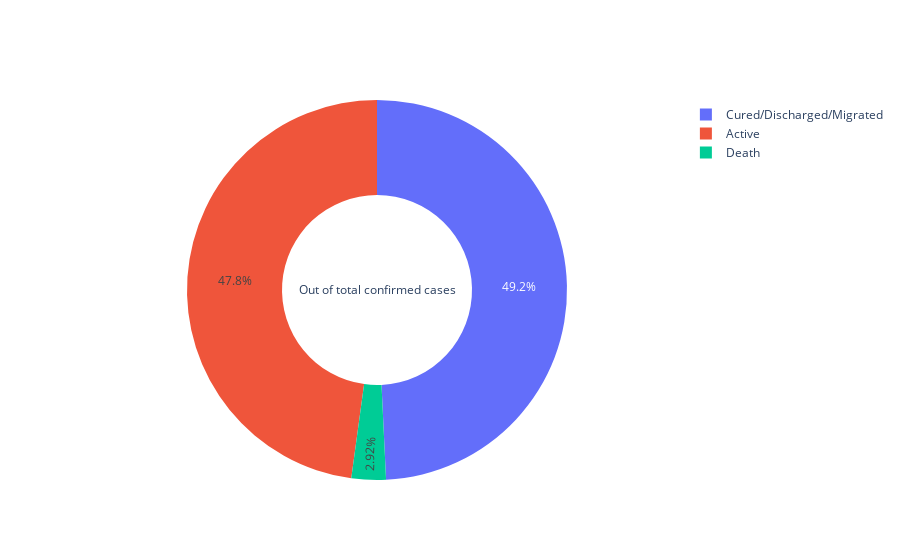

Notebook code for this chart:
### Code cell
import plotly.graph_objects as go
plt.figure(figsize=(10,10))
dz=[]
for x in ['Active','Death','Cured/Discharged/Migrated']:
    dz.append(latest_data[x].sum())

fig = go.Figure(data=[go.Pie(labels=['Active','Death','Cured/Discharged/Migrated'], values=dz, hole=.5,title='Out of total confirmed cases')])
fig.show()

### Figure 1 — Plotly figure (JSON) as saved in the notebook; plotly's stock layout.template omitted (floating-point values rounded to 4 significant figures)
{"data": [{"hole": 0.5, "labels": ["Active", "Death", "Cured/Discharged/Migrated"], "title": {"text": "Out of total confirmed cases"}, "type": "pie", "values": [84504, 5164, 86984]}], "layout": {}}
